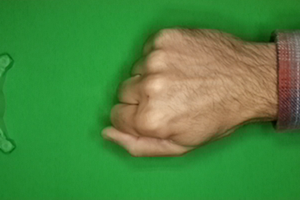
#> input picture VeriTest/image/test/QM8un28uGzplAkrb.png, 300 x 200 px, given in place of testQM8un28uGzplAkrb.png, which was not available
$ python image_size.py --directory test --size 100 100   (older library calls are emulated)
#> lines starting #> are read from the running program, lines starting #| are printed output that depends on the picture
from PIL import Image
import os
import argparse

def rescale_images(directory, size):


#> called with directory = 'test'
	for img in os.listdir(directory):

		try:

			im = Image.open(directory+img)
#> im is the input picture: PIL image 300x200 RGB; mean R, G, B 74.4, 134.1, 62.6
			im_resized = im.resize(size, Image.ANTIALIAS)
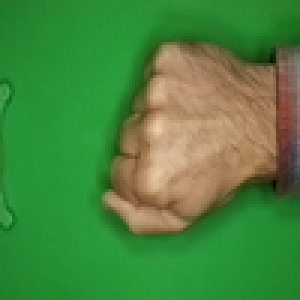
#> im_resized: PIL image 100x100 RGB (shown 3 times larger); mean R, G, B 74.4, 134.1, 62.6
			im_resized.save(directory+img)

		except:

			pass
#> pass 2 of the loop in rescale_images, `for img in os.listdir(directory):`:
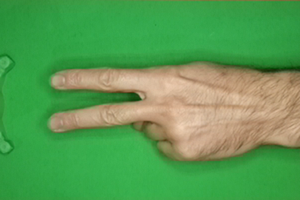
#> input picture VeriTest/image/test/QmIo8xYOtQcTMJlO.png, 300 x 200 px, given in place of testQmIo8xYOtQcTMJlO.png, which was not available
#> in rescale_images, im is the input picture: PIL image 300x200 RGB; mean R, G, B 89.2, 157, 83.2
#> in rescale_images, `im_resized = im.resize(size, Image.ANTIALIAS)`:
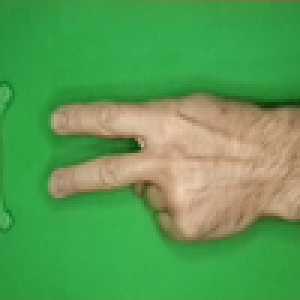
#> im_resized: PIL image 100x100 RGB (shown 3 times larger); mean R, G, B 89.2, 157, 83.2


if __name__ == '__main__':
    parser = argparse.ArgumentParser(description="Rescale images")
    parser.add_argument('-d', '--directory', type=str, required=True, help='Directory containing the images')
    parser.add_argument('-s', '--size', type=int, nargs=2, required=True, metavar=('width', 'height'), help='Image size')
    args = parser.parse_args()
    rescale_images(args.directory, args.size)
